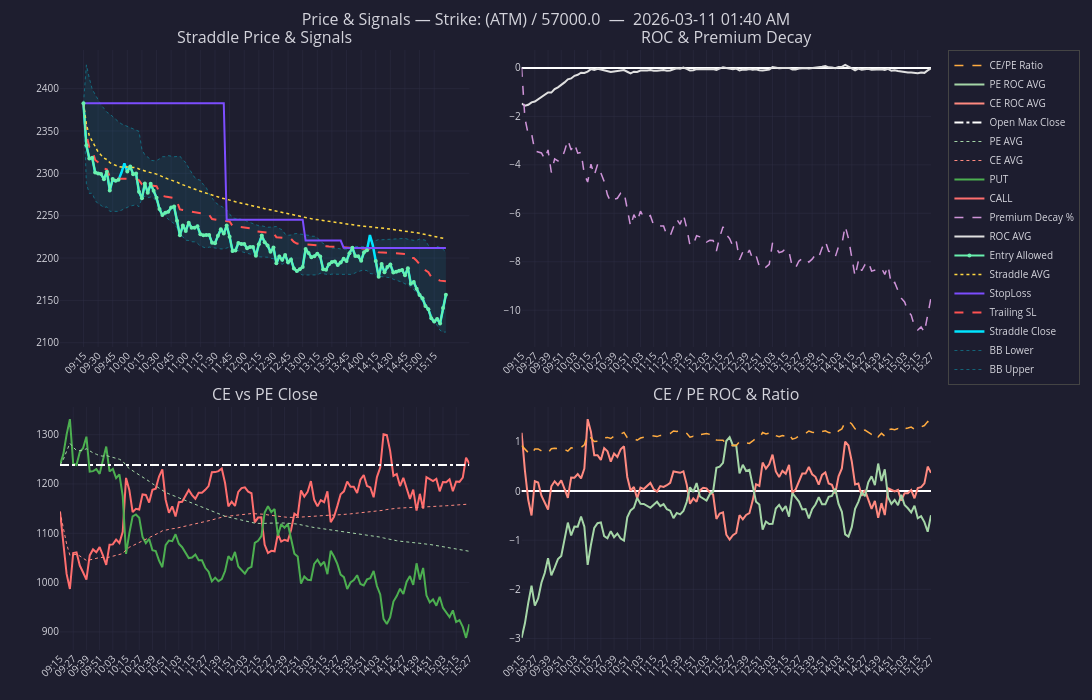
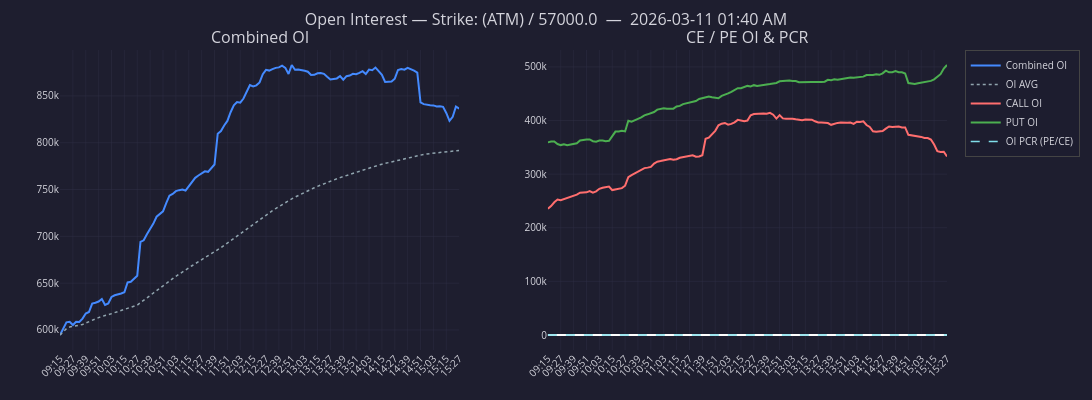
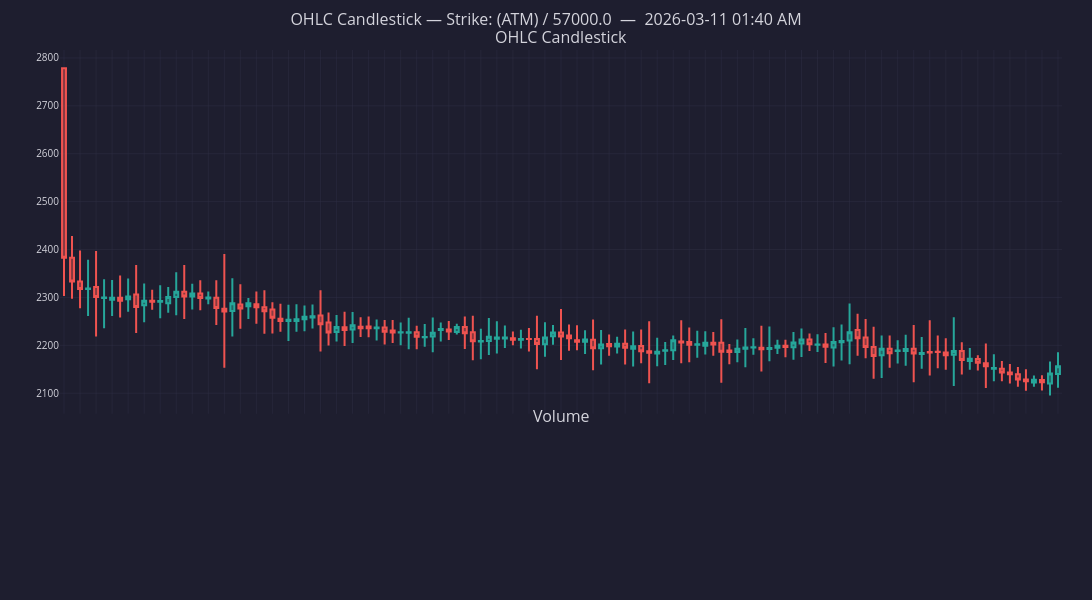

The notebook cell saved with these charts, in order:
### Code cell
# ── Step 5: Start auto-refreshing ENHANCED charts ─────────────────────────
# This cell blocks. Press Kernel → Interrupt to stop.
from utils.enhanced_charts import run_enhanced_chart_loop

run_enhanced_chart_loop(
    spark                 = spark,
    options_df            = Banknifty_Options_DF,
    expiry                = bnf_expiries['current_week'],
    strike_level_name     = STRIKE_LEVEL_NAME,
    ce_or_pe              = CE_OR_PE,
    interval              = INTERVAL,
    num_days              = NUM_DAYS,
    is_latest_day         = IS_LATEST_DAY,
    loop_interval_minutes = LOOP_INTERVAL_MIN,
)
